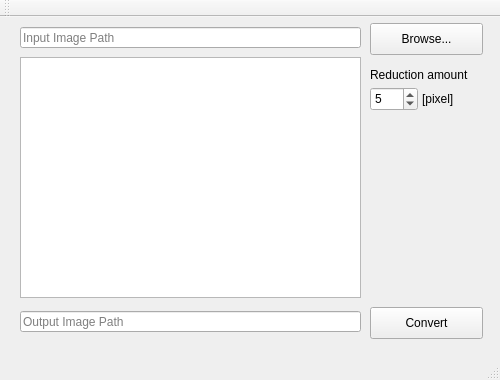
<?xml version="1.0" encoding="UTF-8"?>
<ui version="4.0">
 <class>MainWindow</class>
 <widget class="QMainWindow" name="MainWindow">
  <property name="geometry">
   <rect>
    <x>0</x>
    <y>0</y>
    <width>500</width>
    <height>380</height>
   </rect>
  </property>
  <property name="windowTitle">
   <string>MainWindow</string>
  </property>
  <widget class="QWidget" name="centralWidget">
   <widget class="QPushButton" name="imageBrowseButton">
    <property name="geometry">
     <rect>
      <x>370</x>
      <y>6</y>
      <width>113</width>
      <height>32</height>
     </rect>
    </property>
    <property name="text">
     <string>Browse...</string>
    </property>
   </widget>
   <widget class="QLineEdit" name="inputFilePath">
    <property name="geometry">
     <rect>
      <x>20</x>
      <y>10</y>
      <width>341</width>
      <height>21</height>
     </rect>
    </property>
    <property name="text">
     <string/>
    </property>
    <property name="placeholderText">
     <string>Input Image Path</string>
    </property>
   </widget>
   <widget class="QPushButton" name="convertButton">
    <property name="geometry">
     <rect>
      <x>370</x>
      <y>290</y>
      <width>113</width>
      <height>32</height>
     </rect>
    </property>
    <property name="text">
     <string>Convert</string>
    </property>
   </widget>
   <widget class="QGraphicsView" name="previewImage">
    <property name="geometry">
     <rect>
      <x>20</x>
      <y>40</y>
      <width>341</width>
      <height>241</height>
     </rect>
    </property>
   </widget>
   <widget class="QLineEdit" name="outputFilePath">
    <property name="geometry">
     <rect>
      <x>20</x>
      <y>294</y>
      <width>341</width>
      <height>21</height>
     </rect>
    </property>
    <property name="toolTipDuration">
     <number>-2</number>
    </property>
    <property name="whatsThis">
     <string/>
    </property>
    <property name="accessibleName">
     <string/>
    </property>
    <property name="inputMask">
     <string/>
    </property>
    <property name="text">
     <string/>
    </property>
    <property name="readOnly">
     <bool>false</bool>
    </property>
    <property name="placeholderText">
     <string>Output Image Path</string>
    </property>
   </widget>
   <widget class="QSpinBox" name="reductionAmount">
    <property name="geometry">
     <rect>
      <x>370</x>
      <y>70</y>
      <width>48</width>
      <height>24</height>
     </rect>
    </property>
    <property name="minimum">
     <number>1</number>
    </property>
    <property name="maximum">
     <number>10</number>
    </property>
    <property name="value">
     <number>5</number>
    </property>
   </widget>
   <widget class="QLabel" name="label">
    <property name="geometry">
     <rect>
      <x>370</x>
      <y>50</y>
      <width>121</width>
      <height>16</height>
     </rect>
    </property>
    <property name="text">
     <string>Reduction amount</string>
    </property>
   </widget>
   <widget class="QLabel" name="label_2">
    <property name="geometry">
     <rect>
      <x>422</x>
      <y>74</y>
      <width>60</width>
      <height>16</height>
     </rect>
    </property>
    <property name="text">
     <string>[pixel]</string>
    </property>
   </widget>
  </widget>
  <widget class="QMenuBar" name="menuBar">
   <property name="geometry">
    <rect>
     <x>0</x>
     <y>0</y>
     <width>500</width>
     <height>22</height>
    </rect>
   </property>
  </widget>
  <widget class="QToolBar" name="mainToolBar">
   <attribute name="toolBarArea">
    <enum>TopToolBarArea</enum>
   </attribute>
   <attribute name="toolBarBreak">
    <bool>false</bool>
   </attribute>
  </widget>
  <widget class="QStatusBar" name="statusBar"/>
 </widget>
 <layoutdefault spacing="6" margin="11"/>
 <resources/>
 <connections/>
</ui>
